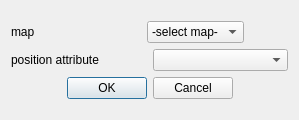
<?xml version="1.0" encoding="UTF-8"?>
<ui version="4.0">
 <exportmacro>SCHNAPPS_PLUGIN_EXTRACT_SURFACE_API</exportmacro>
 <class>ExtractSurface</class>
 <widget class="QDialog" name="ExtractSurface">
  <property name="geometry">
   <rect>
    <x>0</x>
    <y>0</y>
    <width>299</width>
    <height>120</height>
   </rect>
  </property>
  <property name="windowTitle">
   <string>Export Map</string>
  </property>
  <layout class="QVBoxLayout" name="verticalLayout_2">
   <item>
    <layout class="QVBoxLayout" name="verticalLayout">
     <item>
      <layout class="QHBoxLayout" name="horizontalLayout">
       <item>
        <widget class="QLabel" name="label">
         <property name="minimumSize">
          <size>
           <width>130</width>
           <height>0</height>
          </size>
         </property>
         <property name="text">
          <string>map</string>
         </property>
        </widget>
       </item>
       <item>
        <widget class="QComboBox" name="comboBoxMapSelection">
         <item>
          <property name="text">
           <string>-select map-</string>
          </property>
         </item>
        </widget>
       </item>
       <item>
        <spacer name="horizontalSpacer">
         <property name="orientation">
          <enum>Qt::Horizontal</enum>
         </property>
         <property name="sizeHint" stdset="0">
          <size>
           <width>40</width>
           <height>20</height>
          </size>
         </property>
        </spacer>
       </item>
      </layout>
     </item>
     <item>
      <layout class="QHBoxLayout" name="horizontalLayout_2">
       <item>
        <widget class="QLabel" name="label_2">
         <property name="minimumSize">
          <size>
           <width>130</width>
           <height>0</height>
          </size>
         </property>
         <property name="text">
          <string>position attribute</string>
         </property>
        </widget>
       </item>
       <item>
        <widget class="QComboBox" name="comboBoxPositionAttribute"/>
       </item>
      </layout>
     </item>
     <item>
      <widget class="QDialogButtonBox" name="buttonBox">
       <property name="orientation">
        <enum>Qt::Horizontal</enum>
       </property>
       <property name="standardButtons">
        <set>QDialogButtonBox::Cancel|QDialogButtonBox::Ok</set>
       </property>
       <property name="centerButtons">
        <bool>true</bool>
       </property>
      </widget>
     </item>
    </layout>
   </item>
  </layout>
 </widget>
 <resources/>
 <connections>
  <connection>
   <sender>buttonBox</sender>
   <signal>accepted()</signal>
   <receiver>ExtractSurface</receiver>
   <slot>accept()</slot>
   <hints>
    <hint type="sourcelabel">
     <x>248</x>
     <y>254</y>
    </hint>
    <hint type="destinationlabel">
     <x>157</x>
     <y>274</y>
    </hint>
   </hints>
  </connection>
  <connection>
   <sender>buttonBox</sender>
   <signal>rejected()</signal>
   <receiver>ExtractSurface</receiver>
   <slot>reject()</slot>
   <hints>
    <hint type="sourcelabel">
     <x>316</x>
     <y>260</y>
    </hint>
    <hint type="destinationlabel">
     <x>286</x>
     <y>274</y>
    </hint>
   </hints>
  </connection>
 </connections>
</ui>
